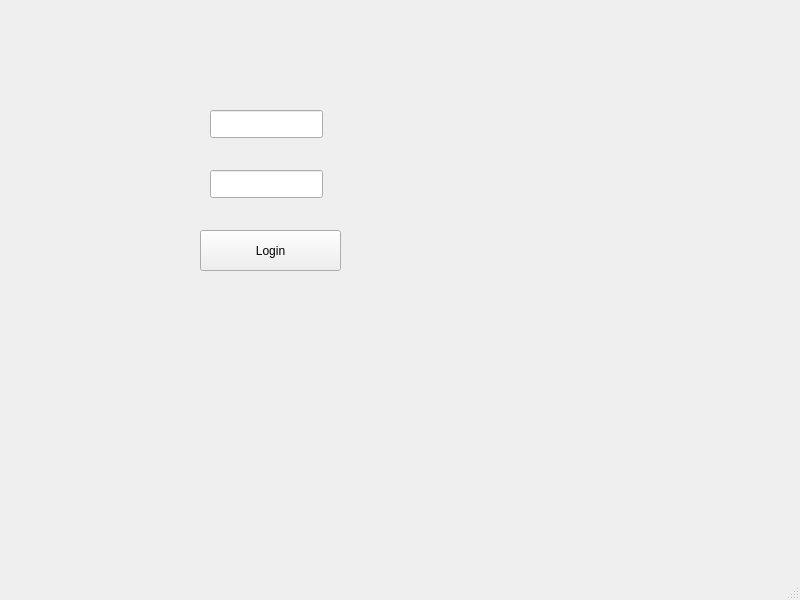
<?xml version="1.0" encoding="UTF-8"?>
<ui version="4.0">
 <class>MainWindow</class>
 <widget class="QMainWindow" name="MainWindow">
  <property name="geometry">
   <rect>
    <x>0</x>
    <y>0</y>
    <width>800</width>
    <height>600</height>
   </rect>
  </property>
  <property name="windowTitle">
   <string>MainWindow</string>
  </property>
  <widget class="QWidget" name="centralwidget">
   <widget class="QLineEdit" name="textUsername">
    <property name="geometry">
     <rect>
      <x>210</x>
      <y>110</y>
      <width>113</width>
      <height>28</height>
     </rect>
    </property>
   </widget>
   <widget class="QLineEdit" name="textPassword">
    <property name="geometry">
     <rect>
      <x>210</x>
      <y>170</y>
      <width>113</width>
      <height>28</height>
     </rect>
    </property>
   </widget>
   <widget class="QPushButton" name="btnLogin">
    <property name="geometry">
     <rect>
      <x>200</x>
      <y>230</y>
      <width>141</width>
      <height>41</height>
     </rect>
    </property>
    <property name="text">
     <string>Login</string>
    </property>
   </widget>
  </widget>
  <widget class="QMenuBar" name="menubar">
   <property name="geometry">
    <rect>
     <x>0</x>
     <y>0</y>
     <width>800</width>
     <height>25</height>
    </rect>
   </property>
  </widget>
  <widget class="QStatusBar" name="statusbar"/>
 </widget>
 <resources/>
 <connections/>
</ui>
